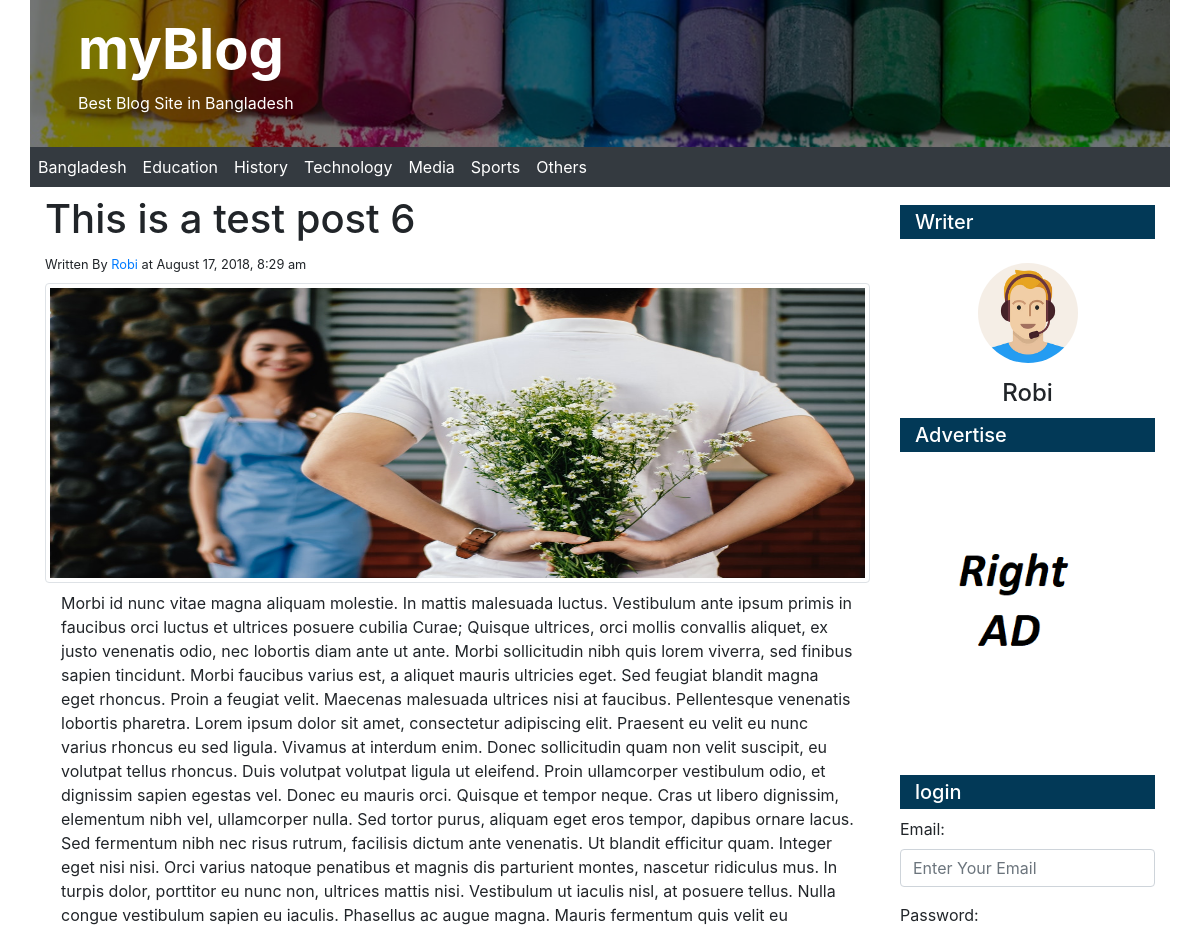
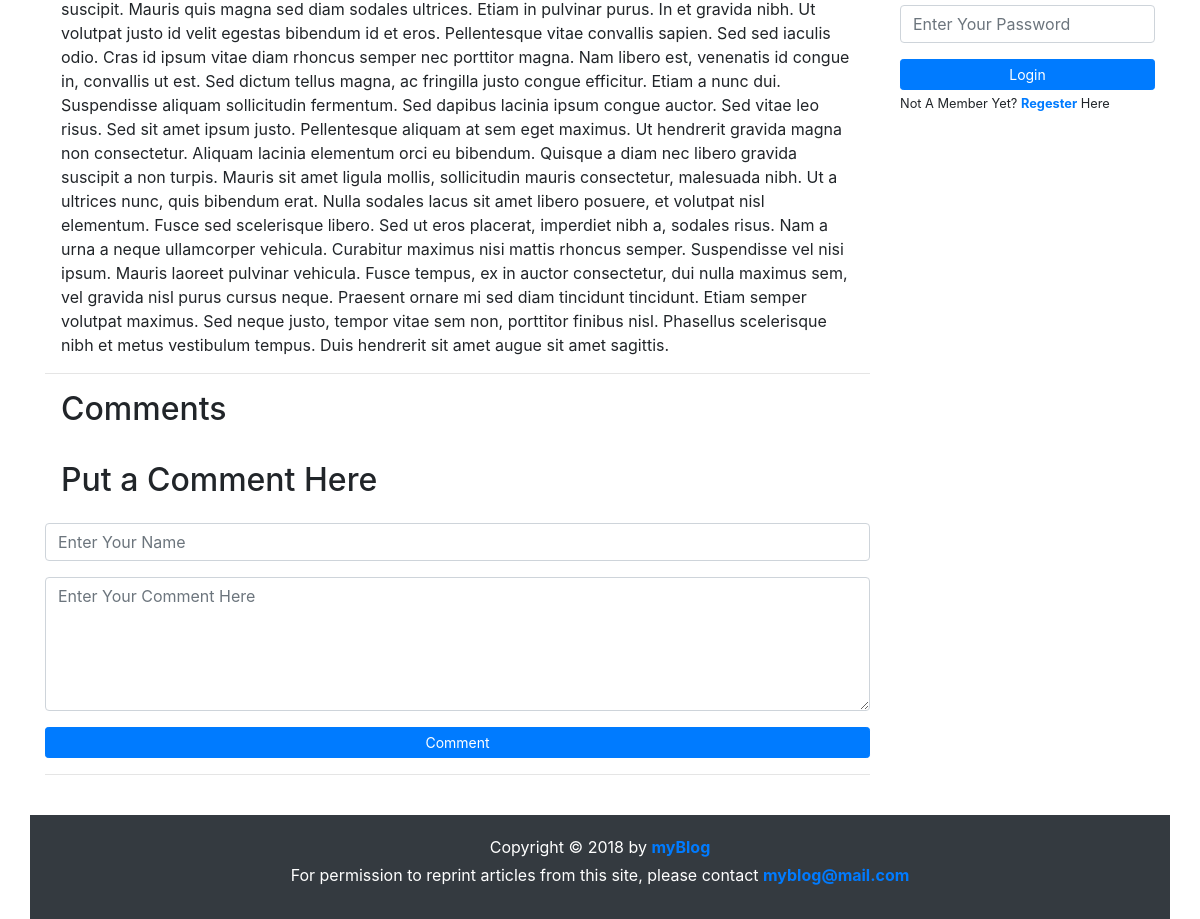
Page /single.php?id=38 on the committed database (2 pictures, top to bottom).
### tables this page shows
CREATE TABLE `assets` (
  `as_id` int(11) NOT NULL,
  `name` varchar(255) DEFAULT NULL,
  `sub_text` varchar(255) DEFAULT NULL,
  `title` varchar(255) DEFAULT NULL,
  `email` varchar(255) DEFAULT NULL,
  `post_page` int(11) DEFAULT NULL,
  `logo` text,
  `banner` text,
  `facebook` varchar(255) DEFAULT NULL,
  `twitter` varchar(255) DEFAULT NULL,
  `youtube` varchar(255) DEFAULT NULL,
  `google` varchar(255) DEFAULT NULL
);

CREATE TABLE `post_catagory` (
  `catagory_id` int(11) NOT NULL,
  `catagory_name` varchar(100) NOT NULL,
  `status` int(1) NOT NULL DEFAULT '0'
);

CREATE TABLE `post` (
  `post_id` int(11) NOT NULL,
  `title` text,
  `body` text,
  `catagory_id` int(11) DEFAULT NULL,
  `image` varchar(50) DEFAULT NULL,
  `author` varchar(50) DEFAULT NULL,
  `date` timestamp NOT NULL DEFAULT CURRENT_TIMESTAMP,
  `tags` varchar(255) DEFAULT NULL
);

CREATE TABLE `ad` (
  `ad_id` int(11) NOT NULL,
  `ad_img` text
);

### single.php (the view, shortened to what this page needs)
	<?php include 'header.php'; ?>
<?php include 'nav.php'; ?>
<div class="container">
	<div class="row">
		<div class="col-md-9">
			<?php
			include 'include/connect.php';
			if (isset($_GET['id'])) {
				$id = $_GET['id'];
				$sql2 = "select * from post where post_id='$id'";
				$query = mysqli_query($conn, $sql2);
				$row = mysqli_fetch_array($query);
			}
			?>
			<h1><?php echo $row['title']; ?></h1>
			<small>Written By <a href="#"><?php echo $row['author']; ?></a> at <?php echo date('F j, Y, g:i a', strtotime($row['date'])); ?></small>
			<img src="image/<?php echo $row['image']; ?>" class="m-2 w-100 img-fluid mx-auto d-block img-thumbnail" style="max-height: 300px;">
			<p class="mx-3"><?php echo $row['body']; ?></p>
			<hr>
			<h2 class="m-3">Comments</h2>
			<h2 class="p-3">Put a Comment Here</h2>
			<form action="" method="post" autocomplete="off">
				<?php
				if (isset($_SESSION['id'])) {
				} else{
					echo '
					<div class="form-group">
						<input type="text" name="name" class="form-control" placeholder="Enter Your Name" autocomplete="off">
					</div>
					';
				}
				?>
				<div class="form-group">
					<textarea class="form-control" placeholder="Enter Your Comment Here" rows="5" name="comment" autocomplete="off"></textarea>
				</div>
				<input type="submit" name="submit" value="Comment" class="btn btn-primary btn-sm w-100">
			</form>
			<hr>
		</div>
		<div class="col-md-3">
			<h5 class="back text-white mb-4">Writer</h5>
			<img src="image/profile.jpg" class="mx-auto d-block" style="height: 100px; width: 100px; border-radius: 50%;">
			<h4 class="mt-3 text-center"><?php echo $row['author']; ?></h4>
			<h5 class="back text-white">Advertise</h5>
			<?php
			$ad_sql="select * from ad where ad_id!=1 order by ad_id desc  limit 0, 5";
			$ad_query=mysqli_query($conn, $ad_sql);
			foreach ($ad_query as $ad_row) {
			?>
			<img src="image/<?php echo $ad_row['ad_img'] ?>" class="img-fluid mb-3">
			<?php } ?>
			<?php
			if (isset($_SESSION['id'])) {
				echo "";
			} else {
				echo '
			<h5 class="back text-white">login</h5>
			<form>
				<div class="form-group">
					<label>Email:</label>
					<input type="email" name="email" placeholder="Enter Your Email" class="form-control">
				</div>
				<div class="form-group">
					<label>Password:</label>
					<input type="password" name="pass" placeholder="Enter Your Password" class="form-control">
				</div>
				<input type="submit" name="login" value="Login" class="btn btn-primary btn-sm btn-block">
			</form>
			<small>Not A Member Yet? <a href="admin/regesterform.php"><strong>Regester</strong></a> Here</small>
			';
			}
			?>
		</div>
	</div>
</div>
<?php include 'footer.php'; ?>

### header.php (shortened to what this page needs)
<?php
include 'include/connect.php';
$sql="select * from assets where as_id=3";
$query=mysqli_query($conn, $sql);
$row=mysqli_fetch_array($query);
?>
<!DOCTYPE html>
<html>
<head>
	<link rel="stylesheet" type="text/css" href="assets/css/bootstrap.min.css">
	<link rel="stylesheet" type="text/css" href="assets/css/style.css">
</head>
<body>
	<div class="container">
		<div class="row">
			<div class="col-12" style="background: url(image/<?php echo $row['banner']; ?>); background-size: cover; margin: 0;padding: 0; background-repeat: no-repeat;">
				<div class="text-white px-5 py-3" style="background: rgba(0,0,0,.5);" >
					<h1 class="display-4 font-weight-bold"><a href="index.php" style="text-decoration: none; color: #fff;"><?php echo $row['name']; ?></a></h1>
					<p><?php echo $row['sub_text']; ?></p>
				</div>
			</div>
		</div>
	</div>

### nav.php (shortened to what this page needs)
<nav class="navbar navbar-expand-md navbar-dark bg-dark container sticky-top mb-2">
	  	<div class="collapse navbar-collapse" id="collnav">
	    	<ul class="navbar-nav mr-auto">
	    		<?php
	    		include 'include/connect.php';
	    		$sql = "select * from post_catagory where status ='1' ";
	    		$query = mysqli_query($conn,$sql);
	    		foreach ($query as $row) {
	    		?>
		      	<li class="nav-item"><a href="catagory.php?cat_id=<?php echo $row['catagory_id']; ?>" class="nav-link" href="#"><?php echo $row['catagory_name']; ?></a></li>
		      	<?php } ?>
	   		</ul>
	  	</div>
	</nav>

### footer.php (shortened to what this page needs)
	<footer class="container text-center bg-dark text-white py-3 mt-4">
		<?php
		include 'include/connect.php';
		$sql="select * from assets where as_id=3";
		$query=mysqli_query($conn, $sql);
		$row=mysqli_fetch_array($query);
		?>
		<p class=" m-1">Copyright &copy; 2018 by <a href="index.php"><b><?php echo $row['name']; ?></b></a></p>
		<p>For permission to reprint articles from this site, please contact <a href=""><b><?php echo $row['email']; ?></b></a></p>
	</footer>
</body>
</html>

### assets/css/style.css (style rules this page uses)
* a { text-decoration: none; }
.navbar { padding: 0px !important; }
.nav-link { color: #fff !important; }
.back { background: #023957; padding: 5px 15px; margin-top: 10px; }

### rows in the picture
assets: banner (picture), name "myBlog", sub_text "Best Blog Site in Bangladesh", email "myblog@mail.com"
post_catagory: catagory_name "Bangladesh"
post_catagory: catagory_name "Education"
post_catagory: catagory_name "History"
post_catagory: catagory_name "Technology"
post_catagory: catagory_name "Media"
post_catagory: catagory_name "Sports"
post_catagory: catagory_name "Others"
post: title "This is a test post 6", author "Robi", date "August 17, 2018, 8:29 am", image (picture), body "Morbi id nunc vitae magna aliquam molestie. In mattis malesuada luctus. Vestibulum ante ipsum primis in faucibus orci luctus et ultrices posuere cubilia Curae; Quisque ultrices, orci mollis convallis aliquet, ex justo venenatis odio, nec lobortis diam ante ut ante. Morbi sollicitudin nibh quis lorem viverra, sed finibus sapien tincidunt. Morbi faucibus varius est, a aliquet mauris ultricies eget. Sed feugiat blandit magna eget rhoncus. Proin a feugiat velit. Maecenas malesuada ultrices nisi at faucibus. Pellentesque venenatis lobortis pharetra. Lorem ipsum dolor sit amet, consectetur adipiscing elit. Praesent eu velit eu nunc varius rhoncus eu sed ligula. Vivamus at interdum enim. Donec…"
ad: ad_img (picture)
